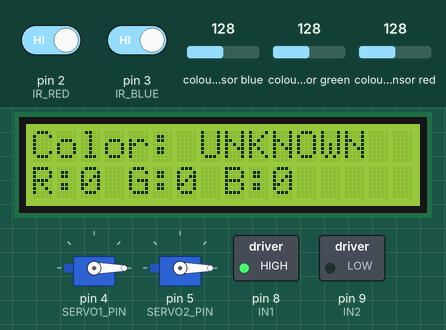
Bench run of a program on a simulated Arduino Uno, built with avr-gcc and run on an emulated ATmega328P. On the bench: 16×2 character LCD, 2 × servo, switched loads named in the program (green lamp = pin HIGH). Wiring (inferred from the names in the program): TCS3200 colour sensor: output A0; S2 A1; S3 A2; S0 pin 7; S1 pin 6. The inputs (shaded band) are chosen by the test bench; at power-on: colour sensor blue 128, colour sensor green 128, pin 3 (IR_BLUE) HIGH, pin 2 (IR_RED) HIGH, colour sensor red 128. Pins used as bus, display or sensor lines are not drawn; what the program prints to the serial monitor is not drawn.

Above: at 3.2 s.
3.3 s: colour sensor blue set to 191
At 4.3 s:
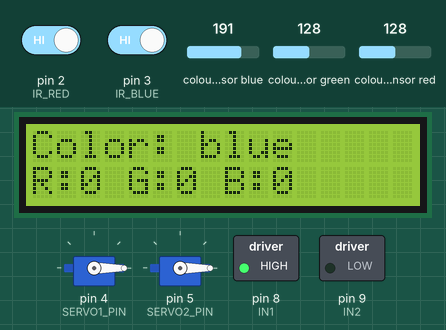
4.9 s: colour sensor green set to 250
At 6.0 s:
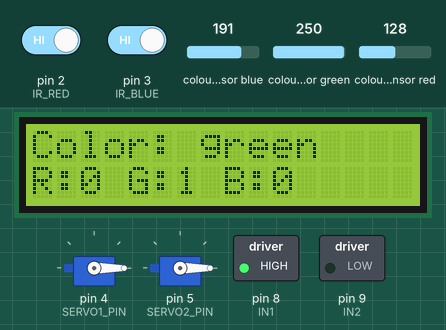
6.9 s: pin 3 (IR_BLUE) driven LOW
At 7.7 s:
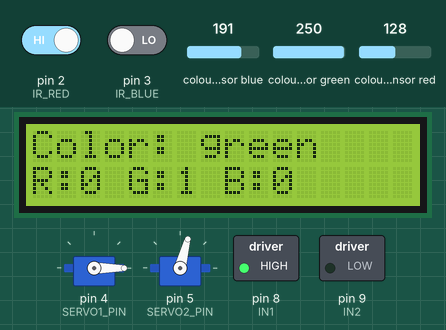
9.9 s: colour sensor green set to 5
At 11.4 s:
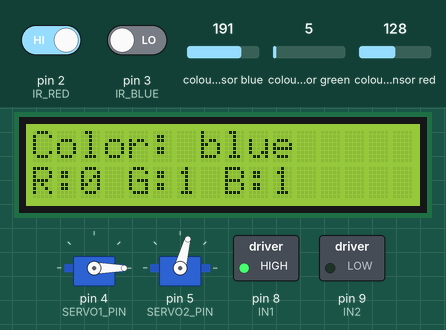
Timing chart, 0 to 13.3 s (numbered marks = the images above; inputs shaded):
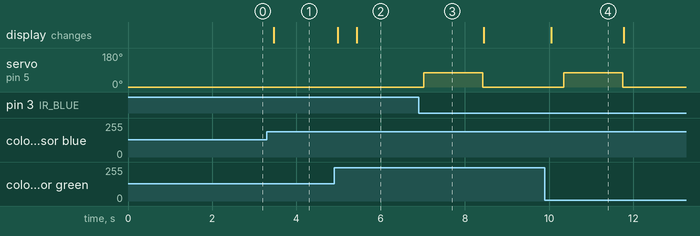

Measured:
- after the input at 3.3 s, the display: changes after 0.17 s (image 1)
- after the input at 4.9 s, the display: first changes after 0.08 s (image 2 shows a later state)
- after the input at 6.9 s, servo on pin 5 (SERVO2_PIN): 0° → 75° after 0.12 s, → 0° 1.4 s later
- after the input at 9.9 s, servo on pin 5 (SERVO2_PIN): 0° → 75° after 0.45 s, → 0° 1.4 s later; the display: changes after 0.15 s (image 4)
- what the display in image 4 shows lasts 1.7 s, from 10.1 s to 11.8 s

The program:

main.cpp
```cpp
#include <Arduino.h>
#include <Servo.h>
#include <Wire.h>
#include <LiquidCrystal_I2C.h>

// TCS3200
#define S0 7
#define S1 6
#define S2 A1
#define S3 A2
#define sensorOut A0

// Servo
#define SERVO1_PIN 4
#define SERVO2_PIN 5

// Motor
#define IN1 8
#define IN2 9

// IR sensors
#define IR_RED 2
#define IR_BLUE 3

// LCD I2C
LiquidCrystal_I2C lcd(0x27, 16, 2);

Servo servo1;
Servo servo2;

int countRed = 0;
int countGreen = 0;
int countBlue = 0;

// Hàng đợi màu (dùng mảng đơn giản)
const int MAX_QUEUE = 10;
String colorQueue[MAX_QUEUE];
int queueStart = 0;
int queueEnd = 0;

String currentColor = "unknown";
String lastColor = "unknown";

// Hàm push vào hàng đợi
void enqueueColor(String color) {
  if ((queueEnd + 1) % MAX_QUEUE != queueStart) {
    colorQueue[queueEnd] = color;
    queueEnd = (queueEnd + 1) % MAX_QUEUE;
  }
}

// Hàm lấy màu khỏi hàng đợi
String dequeueColor() {
  if (queueStart == queueEnd) return "empty";
  String color = colorQueue[queueStart];
  queueStart = (queueStart + 1) % MAX_QUEUE;
  return color;
}

// Kiểm tra hàng đợi có trống không
bool isQueueEmpty() {
  return queueStart == queueEnd;
}

void setup() {
  Serial.begin(9600);
  lcd.init();
  lcd.backlight();

  pinMode(IR_RED, INPUT);
  pinMode(IR_BLUE, INPUT);

  servo1.attach(SERVO1_PIN);
  servo2.attach(SERVO2_PIN);
  servo1.write(0);
  servo2.write(0);

  pinMode(IN1, OUTPUT);
  pinMode(IN2, OUTPUT);
  digitalWrite(IN1, HIGH);  // Motor quay
  digitalWrite(IN2, LOW);

  pinMode(S0, OUTPUT);
  pinMode(S1, OUTPUT);
  pinMode(S2, OUTPUT);
  pinMode(S3, OUTPUT);
  pinMode(sensorOut, INPUT);
  digitalWrite(S0, HIGH);
  digitalWrite(S1, LOW);

  lcd.setCursor(0, 0);
  lcd.print("Color: UNKNOWN");
  lcd.setCursor(0, 1);
  lcd.print("R:0 G:0 B:0");

  delay(2000);
}

void loop() {
  unsigned int red, green, blue;
  readRGB(red, green, blue);
  detectColorWithRatio(red, green, blue);

  // Nếu phát hiện màu mới, lưu vào hàng đợi (KHÔNG đếm ở đây nữa)
  if (currentColor != lastColor && currentColor != "unknown") {
    enqueueColor(currentColor);

    lcd.clear();
    lcd.setCursor(0, 0);
    lcd.print("Color: ");
    lcd.print(currentColor);

    lcd.setCursor(0, 1);
    lcd.print("R:");
    lcd.print(countRed);
    lcd.print(" G:");
    lcd.print(countGreen);
    lcd.print(" B:");
    lcd.print(countBlue);

    delay(300);
  }

  lastColor = currentColor;

  // IR_RED phát hiện và màu đầu là red
  if (digitalRead(IR_RED) == LOW && !isQueueEmpty()) {
    String c = dequeueColor();
    if (c == "red") {
      servo1.write(75);
      delay(1400);
      servo1.write(0);
      countRed++;
      updateLCD();  // cập nhật LCD sau khi đẩy
    } else {
      // Nếu không phải red, vẫn cần đưa lại vào queue
      enqueueColor(c);
    }
  }

  // IR_BLUE phát hiện và màu đầu là blue
  if (digitalRead(IR_BLUE) == LOW && !isQueueEmpty()) {
    String c = dequeueColor();
    if (c == "blue") {
      servo2.write(75);
      delay(1400);
      servo2.write(0);
      countBlue++;
      updateLCD();  // cập nhật LCD sau khi đẩy
    } else if (c == "green") {
      countGreen++;  // green đi thẳng, vẫn tính
      updateLCD();
    } else {
      enqueueColor(c);
    }
  }

  // Nếu cả hai cảm biến IR không phát hiện gì, kiểm tra đầu hàng đợi là GREEN
  if (digitalRead(IR_RED) == HIGH && digitalRead(IR_BLUE) == HIGH && !isQueueEmpty()) {
    String c = dequeueColor();
    if (c == "green") {
      countGreen++;
      updateLCD();
    } else {
      enqueueColor(c);  // nếu không phải green thì đưa lại vào queue
    }
  }

  delay(100);
}

// Cập nhật lại thông tin LCD
void updateLCD() {
  lcd.clear();
  lcd.setCursor(0, 0);
  lcd.print("Color: ");
  lcd.print(currentColor);

  lcd.setCursor(0, 1);
  lcd.print("R:");
  lcd.print(countRed);
  lcd.print(" G:");
  lcd.print(countGreen);
  lcd.print(" B:");
  lcd.print(countBlue);
}


// Đọc RGB từ cảm biến màu
void readRGB(unsigned int &red, unsigned int &green, unsigned int &blue) {
  const int samples = 5;
  unsigned long r = 0, g = 0, b = 0;
  for (int i = 0; i < samples; i++) {
    r += readColorFrequency(LOW, LOW);    // RED
    g += readColorFrequency(HIGH, HIGH);  // GREEN
    b += readColorFrequency(LOW, HIGH);   // BLUE
  }
  red = r / samples;
  green = g / samples;
  blue = b / samples;
}

unsigned int readColorFrequency(int s2_val, int s3_val) {
  digitalWrite(S2, s2_val);
  digitalWrite(S3, s3_val);
  delay(2);
  return pulseIn(sensorOut, LOW);
}

// Phát hiện màu theo tỉ lệ
void detectColorWithRatio(unsigned int red, unsigned int green, unsigned int blue) {
  unsigned int minValue = min(red, min(green, blue));

  if (minValue == red && red < green * 0.8 && red < blue * 0.8) {
    currentColor = "red";
    Serial.println("Detected: RED");
  } else if (minValue == green && green < red * 0.8 && green < blue * 0.8) {
    currentColor = "green";
    Serial.println("Detected: GREEN");
  } else if (minValue == blue && blue < red * 0.8 && blue < green * 0.8) {
    currentColor = "blue";
    Serial.println("Detected: BLUE");
  } else {
    currentColor = "unknown";
    Serial.println("Detected: UNKNOWN");
  }
}
```
